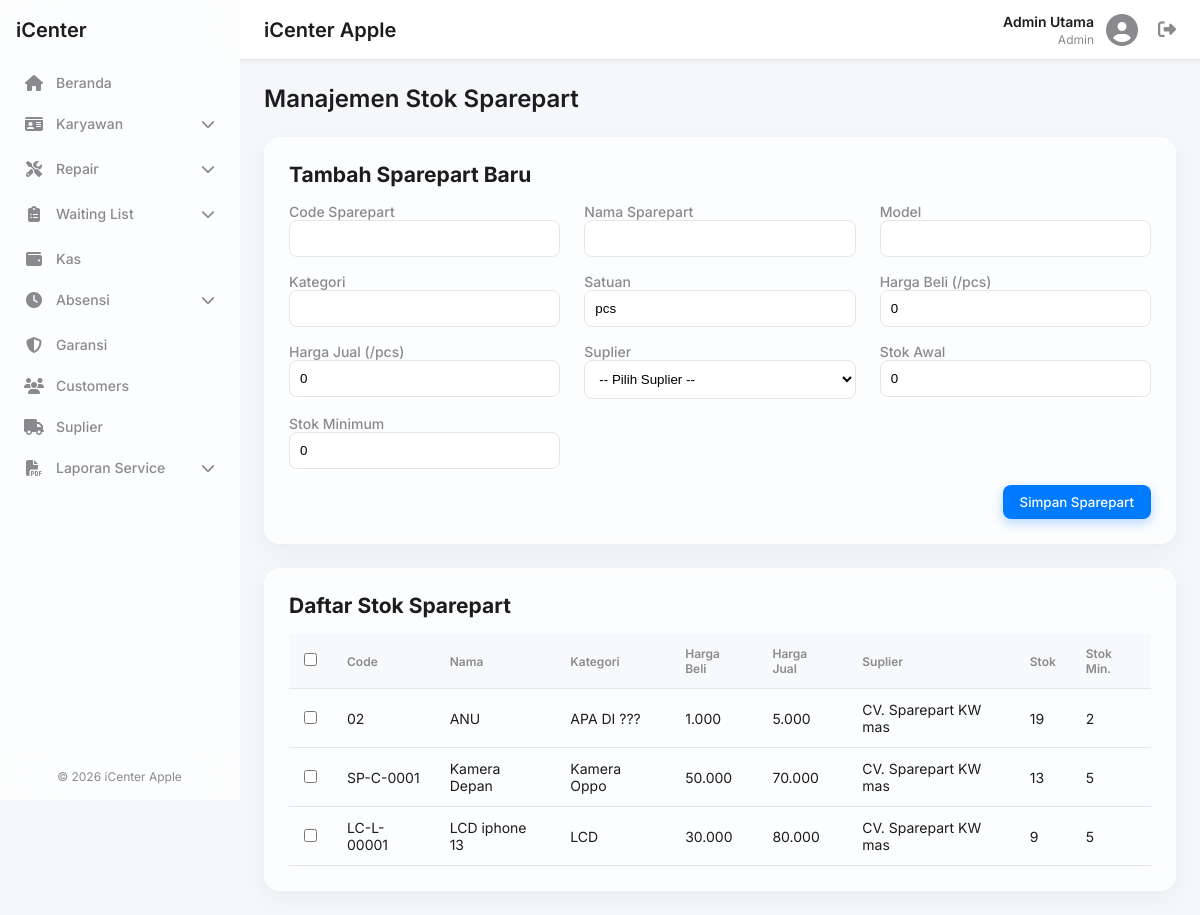
/stok_sparepart.php (signed in), run on the app's committed database.
### tables this page shows
CREATE TABLE `master_sparepart` (
  `id` int(11) NOT NULL,
  `code_sparepart` varchar(50) NOT NULL,
  `nama` varchar(100) NOT NULL,
  `model` varchar(100) DEFAULT NULL,
  `kategori` varchar(100) DEFAULT NULL,
  `satuan` varchar(20) DEFAULT 'pcs',
  `harga_beli` decimal(12,2) DEFAULT 0.00,
  `harga_jual` decimal(12,2) DEFAULT 0.00,
  `supplier_merek` varchar(100) DEFAULT NULL,
  `stok_tersedia` int(11) DEFAULT 0,
  `stok_minimum` int(11) DEFAULT 0,
  `created_at` timestamp NULL DEFAULT current_timestamp()
);

### stok_sparepart.php (the view, shortened to what this page needs)
<?php
require_once 'includes/header.php';
$sparepart_data = [];
$sql_select = "SELECT * FROM master_sparepart ORDER BY nama ASC";
$result = $conn->query($sql_select);
if ($result) {
    while ($row = $result->fetch_assoc()) {
        $sparepart_data[] = $row;
    }
}
?>
<h1 class="page-title">Manajemen Stok Sparepart</h1>
<div class="form-container glass-effect">
    <h2 style="margin-bottom: 16px;">Tambah Sparepart Baru</h2>
    <form action="stok_sparepart.php" method="POST">
        <div class="form-grid-3">
            <div class="form-group">
                <label for="code_sparepart">Code Sparepart</label>
                <input type="text" id="code_sparepart" name="code_sparepart" required>
            </div>
            <div class="form-group">
                <label for="nama">Nama Sparepart</label>
                <input type="text" id="nama" name="nama" required>
            </div>
            <div class="form-group">
                <label for="model">Model</label>
                <input type="text" id="model" name="model">
            </div>
            <div class="form-group">
                <label for="kategori">Kategori</label>
                <input type="text" id="kategori" name="kategori">
            </div>
            <div class="form-group">
                <label for="satuan">Satuan</label>
                <input type="text" id="satuan" name="satuan" value="pcs">
            </div>
            <div class="form-group">
                <label for="harga_beli">Harga Beli (/pcs)</label>
                <input type="number" id="harga_beli" name="harga_beli" value="0">
            </div>
            <div class="form-group">
                <label for="harga_jual">Harga Jual (/pcs)</label>
                <input type="number" id="harga_jual" name="harga_jual" value="0">
            </div>
            <div class="form-group">
                <label for="supplier_merek">Suplier</label>
                <select id="supplier_merek" name="supplier_merek">
                    <option value="">-- Pilih Suplier --</option>
                </select>
            </div>
            <div class="form-group">
                <label for="stok_tersedia">Stok Awal</label>
                <input type="number" id="stok_tersedia" name="stok_tersedia" value="0">
            </div>
            <div class="form-group">
                <label for="stok_minimum">Stok Minimum</label>
                <input type="number" id="stok_minimum" name="stok_minimum" value="0">
            </div>
        </div>
        <div class="form-footer">
            <button type="submit" name="simpan_sparepart" class="btn btn-primary">Simpan Sparepart</button>
        </div>
    </form>
</div>
<div class="data-table-container glass-effect">
    <form action="delete_sparepart.php" method="POST" id="deleteForm">
        <div class="data-table-header">
            <h2>Daftar Stok Sparepart</h2>
        </div>
        <div class="table-wrapper">
            <table class="data-table">
                <thead>
                    <tr>
                        <th><input type="checkbox" id="selectAll"></th>
                        <th>Code</th>
                        <th>Nama</th>
                        <th>Kategori</th>
                        <th>Harga Beli</th>
                        <th>Harga Jual</th>
                        <th>Suplier</th>
                        <th>Stok</th>
                        <th>Stok Min.</th>
                    </tr>
                </thead>
                <tbody>
                    <?php if (empty($sparepart_data)): ?>
                        <tr>
                            <td colspan="9" style="text-align: center; padding: 20px;">Belum ada data sparepart.</td>
                        </tr>
                    <?php else: ?>
                        <?php foreach ($sparepart_data as $data): ?>
                            <tr class="<?php echo ($data['stok_tersedia'] <= $data['stok_minimum']) ? 'stock-low' : ''; ?>">
                                <td><input type="checkbox" name="selected_spareparts[]" value="<?php echo htmlspecialchars($data['code_sparepart']); ?>" class="row-checkbox"></td>
                                <td><?php echo htmlspecialchars($data['code_sparepart']); ?></td>
                                <td><?php echo htmlspecialchars($data['nama']); ?></td>
                                <td><?php echo htmlspecialchars($data['kategori']); ?></td>
                                <td><?php echo number_format($data['harga_beli'], 0, ',', '.'); ?></td>
                                <td><?php echo number_format($data['harga_jual'], 0, ',', '.'); ?></td>
                                <td><?php echo htmlspecialchars($data['supplier_merek']); ?></td>
                                <td><?php echo htmlspecialchars($data['stok_tersedia']); ?></td>
                                <td><?php echo htmlspecialchars($data['stok_minimum']); ?></td>
                            </tr>
                        <?php endforeach; ?>
                    <?php endif; ?>
                </tbody>
            </table>
        </div>
    </form>
</div>
<?php
require_once 'includes/footer.php';
?>

### assets/css/style.css (style rules this page uses)
:root { --bg-primary: #f5f7fa; --glass-bg: rgba(255, 255, 255, 0.7); --glass-border: rgba(255, 255, 255, 0.4); --shadow-color: rgba(149, 157, 165, 0.1); --text-primary: #1c1c1e; --text-secondary: #8a8a8e; --accent-primary: #007aff; --accent-success: #34c759; --accent-danger: #ff3b30; --accent-warning: #ff9500; --font-family: 'Inter', -apple-system, BlinkMacSystemFont, "Segoe UI", Roboto, Helvetica, Arial, sans-serif; --border-color: #e5e5ea; }
* { margin: 0; padding: 0; box-sizing: border-box; }
body { font-family: var(--font-family); background-color: var(--bg-primary); color: var(--text-primary); font-size: 14px; overflow-x: hidden; }
button { font-family: inherit; background: none; border: none; cursor: pointer; }
.glass-effect { background: var(--glass-bg); backdrop-filter: blur(15px); -webkit-backdrop-filter: blur(15px); border-radius: 16px; border: 1px solid var(--glass-border); box-shadow: 0 8px 24px 0 var(--shadow-color); }
.page-title { font-size: 24px; font-weight: 600; margin-bottom: 24px; color: var(--text-primary); }
.btn { padding: 8px 16px; border-radius: 8px; font-weight: 500; transition: all 0.2s; border: 1px solid transparent; }
.btn-primary { background-color: var(--accent-primary); color: #fff; box-shadow: 0 4px 12px rgba(0, 122, 255, 0.3); }
.table-wrapper { overflow-x: auto; }

### stok_sparepart.php (style rules this page uses)
.form-container { padding: 24px; margin-bottom: 24px; }
.form-grid-3 { display: grid; grid-template-columns: repeat(auto-fit, minmax(250px, 1fr)); gap: 16px 24px; }
.form-group label { margin-bottom: 8px; font-weight: 500; color: var(--text-secondary); }
.form-group input, .form-group select { width: 100%; padding: 10px; border-radius: 8px; border: 1px solid var(--border-color); background-color: #fff; }
.form-footer { margin-top: 16px; text-align: right; }
.data-table-container { padding: 24px; }
.data-table-header { display: flex; justify-content: space-between; align-items: center; margin-bottom: 16px; }
.data-table { width: 100%; border-collapse: collapse; }
.data-table th, .data-table td { padding: 12px 15px; text-align: left; border-bottom: 1px solid var(--border-color); }
.data-table thead th { background-color: #f8f9fa; color: var(--text-secondary); font-weight: 600; font-size: 12px; }

### data on the page
master_sparepart: code_sparepart "02", nama "ANU", kategori "APA DI ???", harga_beli "1.000", harga_jual "5.000", supplier_merek "CV. Sparepart KW mas", stok_tersedia "19", stok_minimum "2"
master_sparepart: code_sparepart "SP-C-0001", nama "Kamera Depan", kategori "Kamera Oppo", harga_beli "50.000", harga_jual "70.000", supplier_merek "CV. Sparepart KW mas", stok_tersedia "13", stok_minimum "5"
master_sparepart: code_sparepart "LC-L-00001", nama "LCD iphone 13", kategori "LCD", harga_beli "30.000", harga_jual "80.000", supplier_merek "CV. Sparepart KW mas", stok_tersedia "9", stok_minimum "5"

### other printed values
$_SESSION['nama'] "Admin Utama"
$_SESSION['role'] "Admin"
